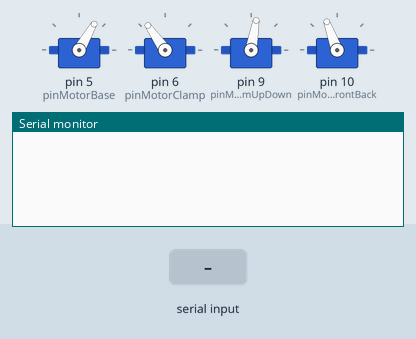
Simulated run of this sketch. Board: Arduino Uno, built with avr-gcc and run on an emulated ATmega328P. Shown: 4 × servo, the last lines printed to the serial monitor. The test bench sets the inputs (shaded band).

Above: at 1.2 s.
1.3 s: "90,45\n" received over Serial
At 3.6 s:
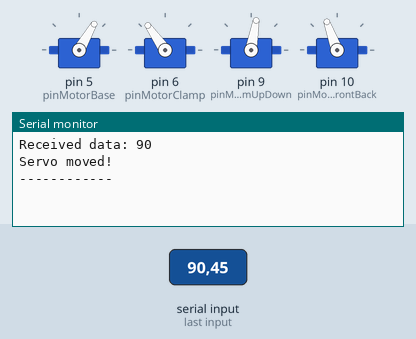
4.3 s: "90,45\n" received over the second serial link
At 6.5 s:
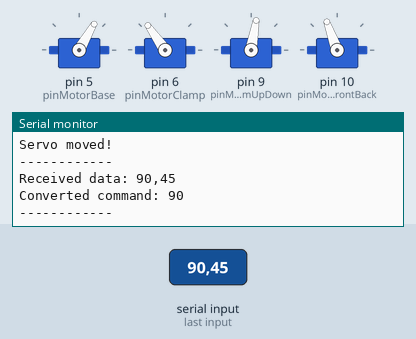
6.8 s: "1,90,45\n" received over the second serial link
At 8.9 s:
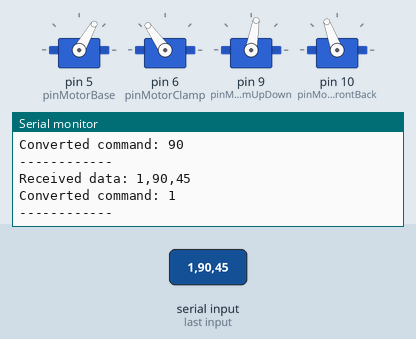

Measured:
- after the input at 1.3 s, the serial monitor: prints a new line after 1.0 s (image 1)
- after the input at 4.3 s, the serial monitor: prints a new line after 1.0 s (image 2)
- after the input at 6.8 s, the serial monitor: prints a new line after 1.0 s (image 3)

The sketch:

tests_from_terminal.ino
```cpp
#include <SoftwareSerial.h>
#include <Servo.h>

const int bluetoothRX = 2;
const int bluetoothTX = 3;

SoftwareSerial bluetooth(bluetoothRX, bluetoothTX);


const int pinMotorBase = 5;
const int pinMotorClamp = 6;
const int pinMotorArmUpDown = 9;
const int pinMotorArmFrontBack = 10;

const int minBase = 60;
const int maxBase = 150;

const int minClamp = 125;
const int maxClamp = 145;

const int minArmUpDown = 80;
const int maxArmUpDown = 110;

const int minArmFrontBack = 110;
const int maxArmFrontBack = 180;

Servo motorBase;
Servo motorClamp;
Servo motorArmUpDown;
Servo motorArmFrontBack;

int posMotorBase = minBase;
int posMotorClamp = minClamp;
int posMotorArmUpDown = minArmUpDown;
int posMotorArmFrontBack = minArmFrontBack;

int command = 0;

void setup()
{
  SetupSerial();
  SetupBluetooth();
  SetupMotors();
}

void loop()
{
  CheckAndExecuteCommand();
  delay(100);
}


void SetupSerial()
{
  Serial.begin(9600);
}

void SetupBluetooth()
{
  bluetooth.begin(9600);
}

void SetupMotors()
{
  // motorBase.write(100);
  // motorBase.attach(pinMotorBase);

  motorBase.write(posMotorBase);
  motorBase.attach(pinMotorBase);

  motorClamp.write(posMotorClamp);
  motorClamp.attach(pinMotorClamp);

  motorArmUpDown.write(posMotorArmUpDown);
  motorArmUpDown.attach(pinMotorArmUpDown);

  motorArmFrontBack.write(posMotorArmFrontBack);
  motorArmFrontBack.attach(pinMotorArmFrontBack);
}


void CheckAndExecuteCommand()
{
  String data = ReadDataFromSerial();
  ExecuteCommandFromSerial(data);

  data = "";

  data = ReadDataFromBluetooth();
  ExecuteBluetoothCommand(data);
}

void ExecuteCommandFromSerial(String data)
{
  if(data == NULL || data.length() < 1)
  {
    return;
  }

  int degrees = data.toInt();

  Serial.println("");
  Serial.print("Received data: ");
  Serial.println(degrees);

  MoveMotorToTarget(motorArmUpDown, &posMotorArmUpDown, degrees);

  Serial.println("Servo moved!");
  Serial.println("------------");
}

void ExecuteBluetoothCommand(String data)
{
  if(data == NULL || data.length() < 1)
  {
    command = 0;
    return;
  }

  command = data.toInt();

  Serial.println("");
  Serial.print("Received data: ");
  Serial.println(data);
  Serial.print("Converted command: ");
  Serial.println(command);
  Serial.println("------------");

  RouteCommandData();
}

String ReadDataFromSerial()
{
  String result;

  if(Serial.available())
  {
    result = Serial.readString();
    result.trim();
  }

  return result;
}

String ReadDataFromBluetooth()
{
  String result;

  if(bluetooth.available())
  {
      result = bluetooth.readString();
      result.trim();
  }

  return result;
}

void RouteCommandData()
{
  int commandToExecute = command;
  command = 0; // reset to wait another command

  switch(commandToExecute)
  {
    case 1: // up
      MoveMotor(motorArmUpDown, &posMotorArmUpDown, -1, minArmUpDown, maxArmUpDown);
      break;
    case 2: // down
      MoveMotor(motorArmUpDown, &posMotorArmUpDown, 1, minArmUpDown, maxArmUpDown);
      break;
    case 3: // right
      MoveMotor(motorBase, &posMotorBase, -1, minBase, maxBase);
      break;
    case 4: // left
      MoveMotor(motorBase, &posMotorBase, 1, minBase, maxBase);
      break;
    case 5: // front
      MoveMotor(motorArmFrontBack, &posMotorArmFrontBack, -1, minArmFrontBack, maxArmFrontBack);
      break;
    case 6: // back
      MoveMotor(motorArmFrontBack, &posMotorArmFrontBack, 1, minArmFrontBack, maxArmFrontBack);
      break;
    case 7: // close hand
      MoveMotor(motorClamp, &posMotorClamp, 1, minClamp, maxClamp);
      break;
    case 8: // open hand
      MoveMotor(motorClamp, &posMotorClamp, -1, minClamp, maxClamp);
      break;
    case 9: // pause
      command = 9;
      break;
    case 10: // automatic
      StartAutomaticMoves();
      break;
    default:
      // do nothing (sometimes, the bluetooth command came concatenated, because of quick button press in the app... just ignore them)
      command = 0;
      break;
    break;
  }
}


void ResetSmothly()
{
  MoveMotorToTarget(motorBase, &posMotorBase, minBase);
  MoveMotorToTarget(motorClamp, &posMotorClamp, minClamp);
  MoveMotorToTarget(motorArmFrontBack, &posMotorArmFrontBack, minArmFrontBack);
  MoveMotorToTarget(motorArmUpDown, &posMotorArmUpDown, minArmUpDown);
}

void StartAutomaticMoves()
{
  ResetSmothly();

  while (command == 0) // -> in case of a new command, it will interrupt to handle the new one
  {
    MoveMotorToTarget(motorBase, &posMotorBase, maxBase); // go right
    MoveMotorToTarget(motorClamp, &posMotorClamp, minClamp); // open hand
    MoveMotorToTarget(motorArmUpDown, &posMotorArmUpDown, maxArmUpDown); // down
    MoveMotorToTarget(motorClamp, &posMotorClamp, maxClamp); // close hand
    MoveMotorToTarget(motorArmUpDown, &posMotorArmUpDown, minArmUpDown); // up
    MoveMotorToTarget(motorArmFrontBack, &posMotorArmFrontBack, maxArmFrontBack); // advance

    MoveMotorToTarget(motorBase, &posMotorBase, minBase); // go left
    MoveMotorToTarget(motorArmFrontBack, &posMotorArmFrontBack, minArmFrontBack); // go back
    MoveMotorToTarget(motorArmUpDown, &posMotorArmUpDown, maxArmUpDown); // down
    MoveMotorToTarget(motorClamp, &posMotorClamp, minClamp); // open hand
    MoveMotorToTarget(motorArmUpDown, &posMotorArmUpDown, minArmUpDown); // up
  }
}

void MoveMotorToTarget(Servo motor, int* currentPosition, int target)
{
  int step = 1;
  int min = 0;
  int max = 180;

  if(target < *currentPosition)
  {
    step = -1;
    min = target;
  }
  else
  {
    max = target;
  }

  MoveMotor(motor, currentPosition, step, min, max);
}

void MoveMotor(Servo motor, int* currentPosition, int step, int min, int max)
{
  while (
    command == 0
    && *currentPosition <= max // -> motor limit
    && *currentPosition >= min // -> motor limit
  )
  {
    // Serial.print("Moving from ");
    // Serial.print(*currentPosition);
    // Serial.print(" , step ");
    // Serial.print(step);
    // Serial.print(" , min ");
    // Serial.print(min);
    // Serial.print(" , max ");
    // Serial.println(max);

    int newPos = *currentPosition + step;

    if(newPos < max && newPos > min)
    {
      *currentPosition += step;
      motor.write(*currentPosition);

      CheckAndExecuteCommand();
      delay(50);
    }
    else
    {
      CheckAndExecuteCommand();
      delay(50);

      break;
    }
  }
}
```
